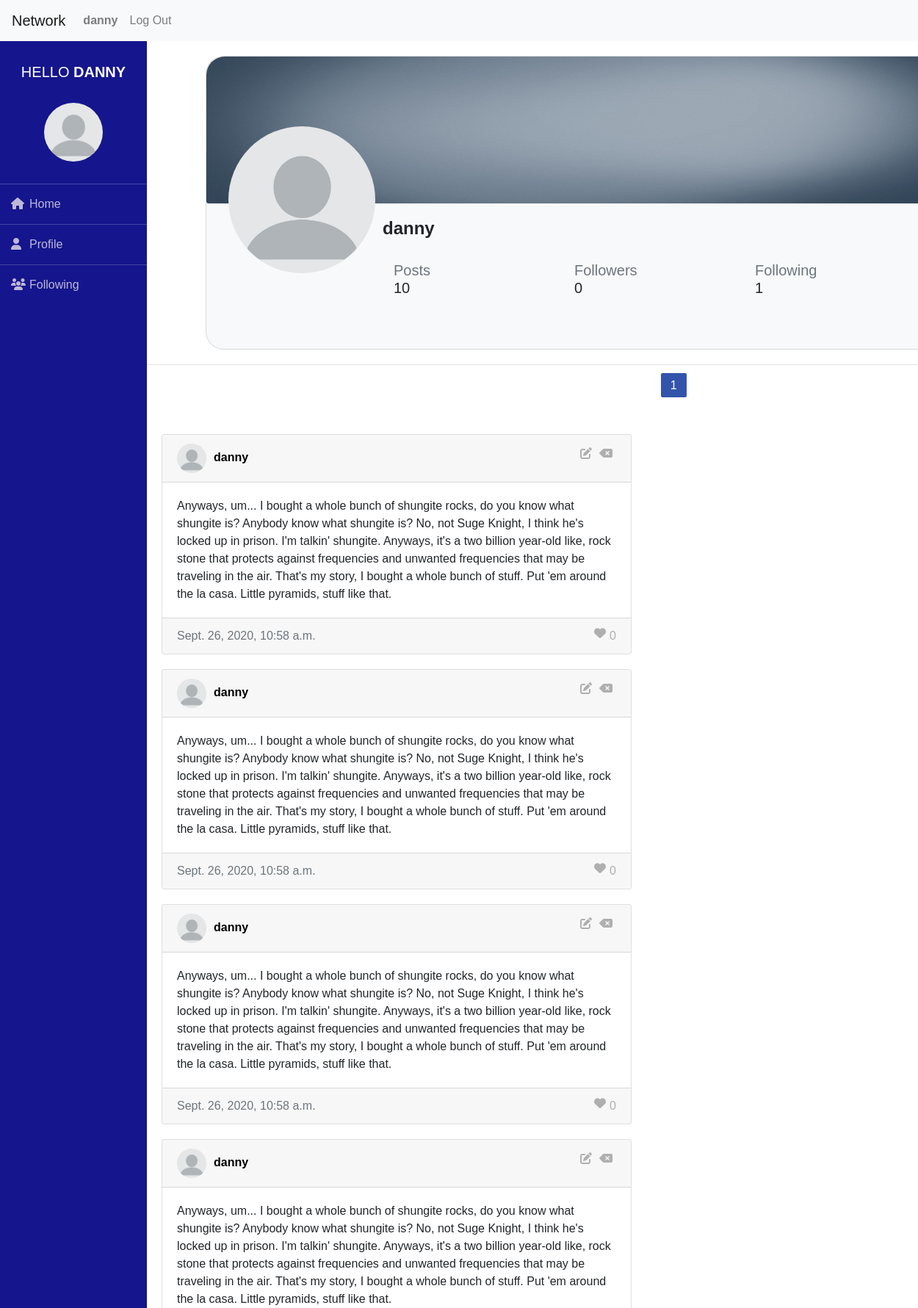
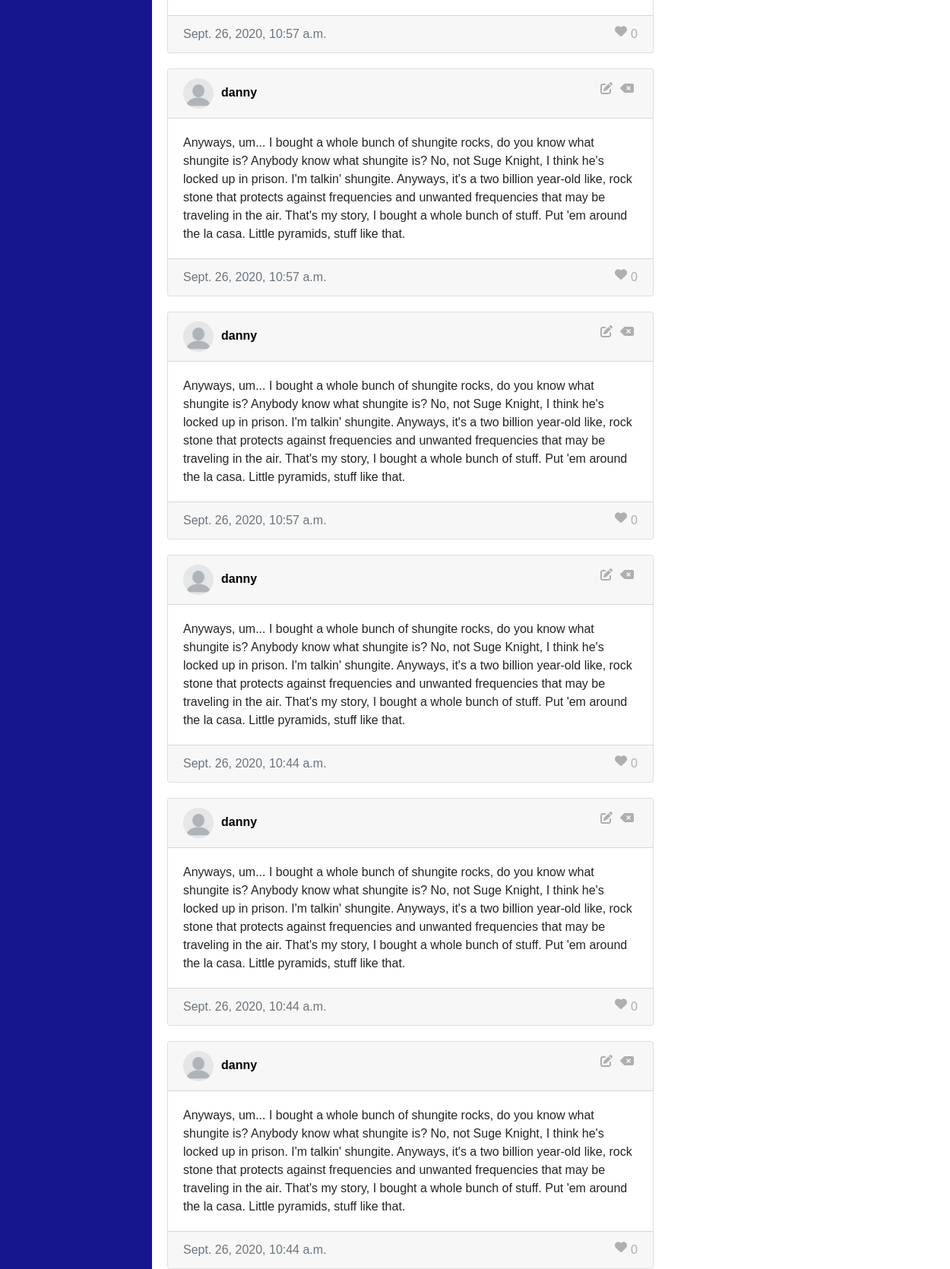
Page /profile/danny (signed in, upper part) on the committed database (2 pictures, top to bottom).
### network/models.py (models this page shows, shortened)
class User(AbstractUser):
    following=models.ManyToManyField('User',blank=True,related_name="my_followed")
    followers=models.ManyToManyField('User',blank=True,related_name="my_follwers")
    picture=models.ImageField(upload_to='profile_picture',blank=True,default='blank-profile-picture.png')
    liked=models.ManyToManyField('Post',blank=True,related_name="liked_post")

class Post(models.Model):
    text=models.CharField(max_length=256)
    poster=models.ForeignKey(User,on_delete=models.CASCADE)
    date=models.DateTimeField(auto_now=False,auto_now_add=True)
    likes=models.IntegerField(default=0)
    liked_by=models.ManyToManyField(User,blank=True,related_name="likers")

### network/views.py (the view)
# urls.py: path("profile/<str:username>",views.profile,name="profile"),
@login_required
def profile(request,username):
    posts=Post.objects.filter(poster__username=username)
    posts=posts.order_by("-date").all()
    paginator=Paginator(posts,10)
    page_num=request.GET.get('page')
    posts=paginator.get_page(page_num)
    user=User.objects.get(username__iexact=username)
    followers=user.followers.all().count()
    following=user.following.all().count()
    posts_cnt=Post.objects.filter(poster__username=username).count()
    if request.user.username!=username:
        follow_flag=1
    else:
        follow_flag=0
    context={
        "follow_flag":follow_flag,
        "posts":posts,
        "user_profile":user,
        "posts_cnt":posts_cnt,
        "followers":followers,
        "following":following}
    return render(request,"network/profile.html",context)

### network/templates/network/profile.html (shortened to what this page needs)
{%extends "network/layout.html" %}
{%load static%}
{% block body%}
    <div class="card bg-light " id="profile_card">
        <img class="card-img" src="/media/profile_background.jpg" id="profile_background">
        <div class="card-img-overlay">
            <img class="card-img" src="{{user_profile.picture.url}}" id="profile_img">
            <h4 class="card-text"id="profile_name"><strong>{{user_profile}}</strong>
            <div class="container profile_lower">
                <div class="row">
                    <div class="col xs-6"><h5 class="card-text text-muted">Posts</h5></div>
                    <div class="col xs-6"><h5 class="card-text text-muted">Followers</h5></div>
                    <div class="col xs-6"><h5 class="card-text text-muted">Following</h5></div>
                </div>
                <div class="row">
                    <div class="col"><h5 class="card-text">{{posts_cnt}}</h5></div>
                    <div class="col"><h5 class="card-text" id="followers_cnt">{{followers}}</h5></div>
                    <div class="col"><h5 class="card-text">{{following}}</h5></div>
                </div>
            </div>
        </div>
    </div>
    <hr>
  <div class="pagination">
    <span class="step-links">
      <span class="current">
        {%for num in posts.paginator.page_range%}
          {%if posts.number == num %}
          <span class="pagination-number pagination-current">{{num}}</span>
          {%elif num > posts.number|add:'-3' and num < posts.number|add:'3'%}
          <a class="pagination-number" href="?page={{num}}">{{num}}</a>
          {%endif%}
        {%endfor%}
      </span>
    </span>
  </div>
{%if posts%}
<div id="headers">
  <h3>{{user_profile}} posts</h3>
</div>
  {%for post in posts%}
  <div class="card" id="card_{{post.id}}">
    <div class="card-header text-muted">
    <a class="profile_links"href="{%url 'profile' post.poster%}"><img src="{{post.poster.picture.url}}" id="post_img">{{post.poster.username}}</a>
    {%if post.poster.username == user.username%}
    <a  href="{%url 'delete' post.id %}"id="delete_btn_{{post.id}}"><i class="fas fa-backspace" title='delete'></i></a>
    <a  href="#"id="edit_btn_{{post.id}}"><i class="fas fa-edit" title='edit' id="edit_{{post.id}}"></i></a>
    {%endif%}
    </div>
    <div class="card-body">
    <p class="card-text" id="body_{{post.id}}">{{post.text}}</p>
    </div>
    <div class="card-footer text-muted">{{post.date}}
      <span id="{{post.id}}_cnt" class="like_cnt">{{post.likes}}</span>
      <a title="like" href="#null" ><i class="fas fa-heart" id="{{post.id}}" title='like'></i></a>
    </div>
  </div>
  {%endfor%}
{%else%}
<h3 class="headers">{{user_profile}} has no posts</h3>
{%endif%}
{% endblock %}

### network/templates/network/layout.html (shortened to what this page needs)
{% load static %}
<!DOCTYPE html>
<html lang="en">
    <head>
        <link rel="stylesheet" href="https://stackpath.bootstrapcdn.com/bootstrap/4.4.1/css/bootstrap.min.css">
        <link href="{% static 'network/styles.css' %}" rel="stylesheet">
    </head>
    <body>
        <nav class="navbar navbar-expand-lg navbar-light bg-light">
            <a class="navbar-brand" href="#">Network</a>
            <div>
              <ul class="navbar-nav mr-auto">
                {% if user.is_authenticated %}
                    <li class="nav-item">
                        <a class="nav-link" href="{% url 'profile' user.username%}"><strong>{{ user.username }}</strong></a>
                    </li>
                {% endif %}
                {% if user.is_authenticated %}
                    <li class="nav-item">
                        <a class="nav-link" href="{% url 'logout' %}">Log Out</a>
                    </li>
                {% endif %}
              </ul>
            </div>
          </nav>
            <div class="wrapper">
                <div class="sidebar">
                    <h5>Hello<strong>&nbsp;{{user.username}}</strong></h5>
                    {%if user.is_authenticated%}
                    <img src="{{user.picture.url}}" class='sidebar_img'>
                    {%else%}
                    <img src="/media/blank-profile-picture.png" class='sidebar_img'>
                    {%endif%}
                    <ul>
                        <li><a href="{%url 'index'%}"><i class="fas fa-home"></i>Home</a></li>
                        {%if user.is_authenticated%}
                        <li><a href="{%url 'profile' user.username%}"><i class="fas fa-user"></i>Profile</a></li>
                        {%else%}
                        <li><a href="{%url 'login'%}"><i class="fas fa-user"></i>Profile</a></li>
                        {%endif%}
                        <li><a href="{%url 'following'%}"><i class="fas fa-users"></i>Following</a></li>
                    </ul>
                </div>
            </div>
        <div class="body">
            {% block body %}
            {% endblock %}
        </div>
    </body>
</html>

### network/static/network/styles.css (style rules this page uses)
* { margin:0; padding:0; box-sizing:border-box; list-style: none; font-family:sans-serif; }
.nav-link { display:inline; }
.pagination { text-align:center; margin-top:1em; margin-left:900px; }
.pagination-number { background-color:#6D85C7; padding:0.5em 0.8em; color:#fff; border-radius:2px; list-style-type:none; }
.pagination-number:hover, .pagination-current { background-color:#3354AA; color:#fff; }
.card { margin:20px; width:40rem; margin-left:220px; }
#post_img { margin-right:10px; width:40px; height: 40px; border-radius: 50%; }
.fa-heart,.like_cnt,.fa-edit,.fa-backspace { float:right; color:rgb(175,175,175); }
.fa-edit,.fa-backspace { margin:5px; }
.like_cnt { margin-left:5px; }
.profile_links { color:black; font-weight: bold; }
.sidebar_img { width:80px; margin-bottom:30px; margin-left:60px; border-radius: 50%; }
.wrapper { display:flex; }
.wrapper .sidebar { margin-right:300px; height:100%; overflow-y:hidden; position: absolute; width: 200px; background:rgb(21, 21, 141); padding:30px 0; }
.wrapper .sidebar h5 { color:#fff; text-transform:uppercase; text-align: center; margin-bottom:30px; }
.wrapper .sidebar ul li { padding:15px; border-top:1px solid rgba(255,255,255,0.2) }
.wrapper .sidebar ul li a { display:block; color:#bdb8d7; }
.wrapper .sidebar ul li a .fas { width:25px; }
#profile_card { display:flex; flex-wrap:nowrap; width:80%; height:400px; margin-left:280px; border-radius:25px; }
#profile_img { width:200px; height: 200px; border-radius: 50%; margin-left:10px; margin-top:75px; }
#profile_background { height: 200px; border-top-left-radius:25px; border-top-right-radius: 25px; }
#profile_name { margin-left:220px; position:relative; bottom:75px; }
.profile_lower { margin-top:30px; position:sticky; flex-wrap:nowrap; }

### rows in the picture
User: username "danny", username "DANNY", picture (placeholder picture)
Post: poster.picture (placeholder picture), poster.username "danny", text "Anyways, um... I bought a whole bunch of shungite rocks, do you know what shungite is? Anybody know what shungite is? No, not Suge Knight, I think he's locked up in prison. I'm talkin' shungite. Anyways, it's a two billion year-old like, rock stone that protects against frequencies and unwanted frequencies that may be traveling in the air. That's my story, I bought a whole bunch of stuff. Put 'em around the la casa. Little pyramids, stuff like that.", date "Sept. 26, 2020, 10:58 a.m.", likes "0"
Post: poster.picture (placeholder picture), poster.username "danny", text "Anyways, um... I bought a whole bunch of shungite rocks, do you know what shungite is? Anybody know what shungite is? No, not Suge Knight, I think he's locked up in prison. I'm talkin' shungite. Anyways, it's a two billion year-old like, rock stone that protects against frequencies and unwanted frequencies that may be traveling in the air. That's my story, I bought a whole bunch of stuff. Put 'em around the la casa. Little pyramids, stuff like that.", date "Sept. 26, 2020, 10:58 a.m.", likes "0"
Post: poster.picture (placeholder picture), poster.username "danny", text "Anyways, um... I bought a whole bunch of shungite rocks, do you know what shungite is? Anybody know what shungite is? No, not Suge Knight, I think he's locked up in prison. I'm talkin' shungite. Anyways, it's a two billion year-old like, rock stone that protects against frequencies and unwanted frequencies that may be traveling in the air. That's my story, I bought a whole bunch of stuff. Put 'em around the la casa. Little pyramids, stuff like that.", date "Sept. 26, 2020, 10:58 a.m.", likes "0"
Post: poster.picture (placeholder picture), poster.username "danny", text "Anyways, um... I bought a whole bunch of shungite rocks, do you know what shungite is? Anybody know what shungite is? No, not Suge Knight, I think he's locked up in prison. I'm talkin' shungite. Anyways, it's a two billion year-old like, rock stone that protects against frequencies and unwanted frequencies that may be traveling in the air. That's my story, I bought a whole bunch of stuff. Put 'em around the la casa. Little pyramids, stuff like that.", date "Sept. 26, 2020, 10:57 a.m.", likes "0"
Post: poster.picture (placeholder picture), poster.username "danny", text "Anyways, um... I bought a whole bunch of shungite rocks, do you know what shungite is? Anybody know what shungite is? No, not Suge Knight, I think he's locked up in prison. I'm talkin' shungite. Anyways, it's a two billion year-old like, rock stone that protects against frequencies and unwanted frequencies that may be traveling in the air. That's my story, I bought a whole bunch of stuff. Put 'em around the la casa. Little pyramids, stuff like that.", date "Sept. 26, 2020, 10:57 a.m.", likes "0"
Post: poster.picture (placeholder picture), poster.username "danny", text "Anyways, um... I bought a whole bunch of shungite rocks, do you know what shungite is? Anybody know what shungite is? No, not Suge Knight, I think he's locked up in prison. I'm talkin' shungite. Anyways, it's a two billion year-old like, rock stone that protects against frequencies and unwanted frequencies that may be traveling in the air. That's my story, I bought a whole bunch of stuff. Put 'em around the la casa. Little pyramids, stuff like that.", date "Sept. 26, 2020, 10:57 a.m.", likes "0"
Post: poster.picture (placeholder picture), poster.username "danny", text "Anyways, um... I bought a whole bunch of shungite rocks, do you know what shungite is? Anybody know what shungite is? No, not Suge Knight, I think he's locked up in prison. I'm talkin' shungite. Anyways, it's a two billion year-old like, rock stone that protects against frequencies and unwanted frequencies that may be traveling in the air. That's my story, I bought a whole bunch of stuff. Put 'em around the la casa. Little pyramids, stuff like that.", date "Sept. 26, 2020, 10:44 a.m.", likes "0"
Post: poster.picture (placeholder picture), poster.username "danny", text "Anyways, um... I bought a whole bunch of shungite rocks, do you know what shungite is? Anybody know what shungite is? No, not Suge Knight, I think he's locked up in prison. I'm talkin' shungite. Anyways, it's a two billion year-old like, rock stone that protects against frequencies and unwanted frequencies that may be traveling in the air. That's my story, I bought a whole bunch of stuff. Put 'em around the la casa. Little pyramids, stuff like that.", date "Sept. 26, 2020, 10:44 a.m.", likes "0"
Post: poster.picture (placeholder picture), poster.username "danny", text "Anyways, um... I bought a whole bunch of shungite rocks, do you know what shungite is? Anybody know what shungite is? No, not Suge Knight, I think he's locked up in prison. I'm talkin' shungite. Anyways, it's a two billion year-old like, rock stone that protects against frequencies and unwanted frequencies that may be traveling in the air. That's my story, I bought a whole bunch of stuff. Put 'em around the la casa. Little pyramids, stuff like that.", date "Sept. 26, 2020, 10:44 a.m.", likes "0"

### other values in the picture
{{ posts_cnt }} "10"
{{ followers }} "0"
{{ following }} "1"
{{ num }} "1"
